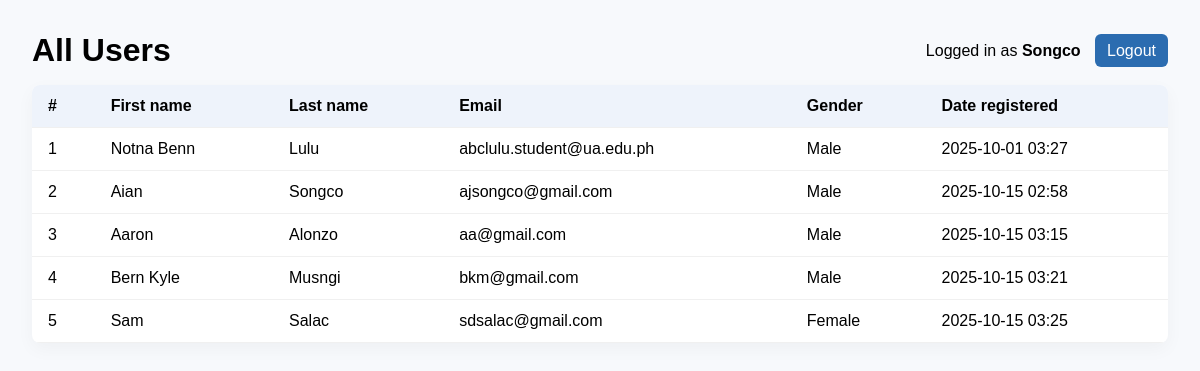
Screenshot of /Registration/users/ (signed in) with the database file from the repository.
### Registration/models.py (models this page shows, shortened)
class UserRegistration(models.Model):
    first_name = models.CharField(max_length=100)
    last_name = models.CharField(max_length=100)
    email = models.EmailField(max_length=250)
    password = models.CharField(max_length=150)
    date_registered = models.DateTimeField(auto_now_add=True)
    gender = models.CharField(max_length=16)

### Registration/views.py (the view)
    def wrapper(request, *args, **kwargs):
        if not request.session.get('user_id'):
            return redirect(f"{reverse('login_html')}?next={request.path}")
        return fn(request, *args, **kwargs)

### Registration/views.py (called while the page is built)
def login_required_view(fn):
    def wrapper(request, *args, **kwargs):
        if not request.session.get('user_id'):
            return redirect(f"{reverse('login_html')}?next={request.path}")
        return fn(request, *args, **kwargs)
    wrapper.__name__ = fn.__name__
    return wrapper

@login_required_view
def users_html(request):
    users = UserRegistration.objects.all().order_by('id')
    return render(request, 'Registration/users_list.html', {
        'users': users,
        'current_user': request.session.get('user_name')
    })

### Registration/templates/registration/users_list.html (shortened to what this page needs)
<!doctype html>
<html>
<head>
</head>
<body>
  <div class="top">
    <h1 style="margin:0;">All Users</h1>
    <div>
      Logged in as <strong>{{ current_user }}</strong>
      <a href="{% url 'Registration:logout_html' %}" class="button" style="margin-left:10px;">Logout</a>
    </div>
  </div>
  <table>
    <thead>
      <tr>
        <th>#</th>
        <th>First name</th>
        <th>Last name</th>
        <th>Email</th>
        <th>Gender</th>
        <th>Date registered</th>
      </tr>
    </thead>
    <tbody>
      {% for u in users %}
      <tr>
        <td>{{ forloop.counter }}</td>
        <td>{{ u.first_name }}</td>
        <td>{{ u.last_name }}</td>
        <td>{{ u.email }}</td>
        <td>{{ u.gender|default:"N/A" }}</td>
        <td>{{ u.date_registered|date:"Y-m-d H:i" }}</td>
      </tr>
      {% empty %}
      <tr><td colspan="6">No users yet.</td></tr>
      {% endfor %}
    </tbody>
  </table>
</body>
</html>

### Registration/templates/registration/users_list.html (style rules this page uses)
body { font-family: Arial, sans-serif; padding:24px; background:#f7f9fc; }
.top { display:flex; justify-content:space-between; align-items:center; margin-bottom:16px; }
table { width:100%; border-collapse:collapse; background:white; border-radius:8px; overflow:hidden; box-shadow:0 6px 18px rgba(0,0,0,0.04); }
th, td { padding:12px 16px; text-align:left; border-bottom:1px solid #f0f0f0; }
th { background:#eef3fb; font-weight:700; }
a.button { padding:8px 12px; background:#2b6cb0; color:white; border-radius:6px; text-decoration:none; }

### rows the page displays
UserRegistration: last_name "Songco", first_name "Aian", email "ajsongco@gmail.com", gender "Male", date_registered "2025-10-15 02:58"
UserRegistration: first_name "Notna Benn", last_name "Lulu", email "abclulu.student@ua.edu.ph", gender "Male", date_registered "2025-10-01 03:27"
UserRegistration: first_name "Aaron", last_name "Alonzo", email "aa@gmail.com", gender "Male", date_registered "2025-10-15 03:15"
UserRegistration: first_name "Bern Kyle", last_name "Musngi", email "bkm@gmail.com", gender "Male", date_registered "2025-10-15 03:21"
UserRegistration: first_name "Sam", last_name "Salac", email "sdsalac@gmail.com", gender "Female", date_registered "2025-10-15 03:25"
